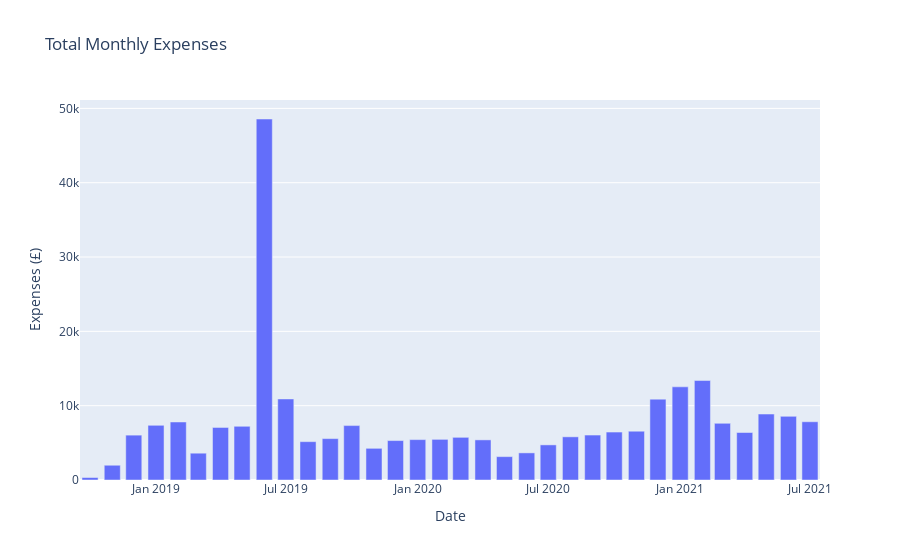

The notebook cell saved with this chart:
### Code cell
df_x = df[(df.Category != "MoneyFromChris") & (df.Category != "Money from Friends") & (df.Category != "Money From Emma") 
       & (df.Category != "Rental Income") ].copy() 
df_x['AbsAmount'] = df.Amount*(-1) 
Total_Monthly_Expenses_Table = df_x.groupby('year_month')['AbsAmount'].sum().reset_index(name = 'sum')
Total_Monthly_Expenses_Chart = px.bar(Total_Monthly_Expenses_Table, x = "year_month", y = "sum", title = "Total Monthly Expenses")
Total_Monthly_Expenses_Chart.update_yaxes(title = 'Expenses (£)', visible = True, showticklabels = True)
Total_Monthly_Expenses_Chart.update_xaxes(title = 'Date', visible = True, showticklabels = True)
Total_Monthly_Expenses_Chart.show()

### Figure 1 — Plotly figure (JSON) as saved in the notebook; plotly's stock layout.template omitted (floating-point values rounded to 4 significant figures)
{"data": [{"alignmentgroup": "True", "hovertemplate": "year_month=%{x}<br>sum=%{y}<extra></extra>", "legendgroup": "", "marker": {"color": "#636efa", "pattern": {"shape": ""}}, "name": "", "offsetgroup": "", "orientation": "v", "showlegend": false, "textposition": "auto", "type": "bar", "x": ["2018-10", "2018-11", "2018-12", "2019-01", "2019-02", "2019-03", "2019-04", "2019-05", "2019-06", "2019-07", "2019-08", "2019-09", "2019-10", "2019-11", "2019-12", "2020-01", "2020-02", "2020-03", "2020-04", "2020-05", "2020-06", "2020-07", "2020-08", "2020-09", "2020-10", "2020-11", "2020-12", "2021-01", "2021-02", "2021-03", "2021-04", "2021-05", "2021-06", "2021-07"], "xaxis": "x", "y": [334.9, 1986.0, 6035.0, 7350.0, 7805.0, 3607.0, 7077.0, 7220.0, 48570.0, 10910.0, 5157.0, 5569.0, 7321.0, 4262.0, 5305.0, 5434.0, 5468.0, 5741.0, 5396.0, 3144.0, 3647.0, 4723.0, 5809.0, 6049.0, 6453.0, 6564.0, 10880.0, 12530.0, 13380.0, 7625.0, 6390.0, 8874.0, 8561.0, 7837.0], "yaxis": "y"}], "layout": {"barmode": "relative", "legend": {"tracegroupgap": 0}, "title": {"text": "Total Monthly Expenses"}, "xaxis": {"anchor": "y", "domain": [0, 1], "showticklabels": true, "title": {"text": "Date"}, "visible": true}, "yaxis": {"anchor": "x", "domain": [0, 1], "showticklabels": true, "title": {"text": "Expenses (£)"}, "visible": true}}}
